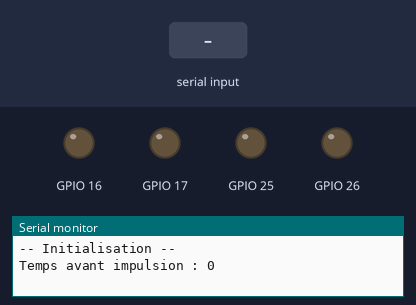
This sketch was run on a simulated ESP32. Shown: output pins drawn as LEDs (lit = HIGH), the last lines printed to the serial monitor. Inputs (shaded band) come from the test bench.

Above: at 1.2 s.
1.3 s: "O" received over Serial
At 2.5 s:
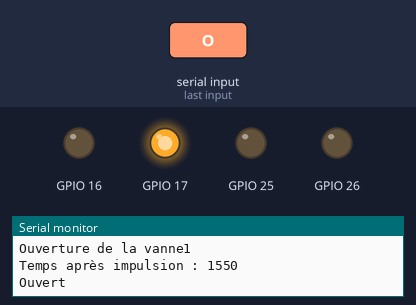
2.8 s: "F" received over Serial
At 3.6 s:
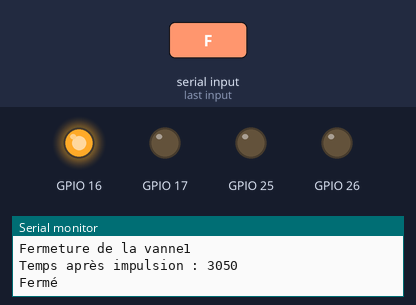
4.3 s: "K" received over Serial
At 4.8 s:
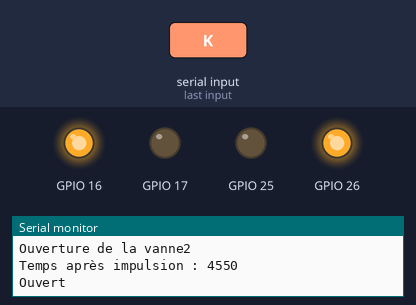
5.8 s: "Z" received over Serial
At 7.0 s:
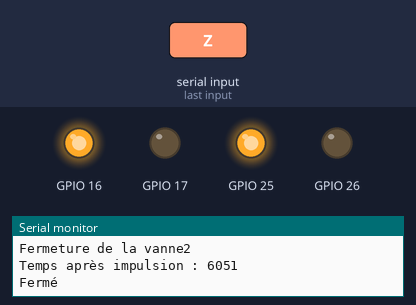
7.3 s: "O" received over Serial
At 8.3 s:
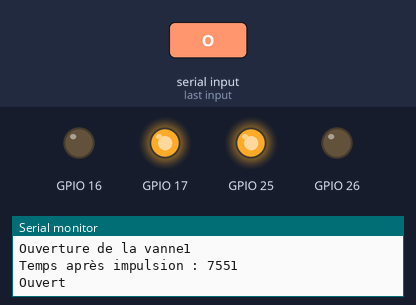
8.8 s: "K" received over Serial
At 9.4 s:
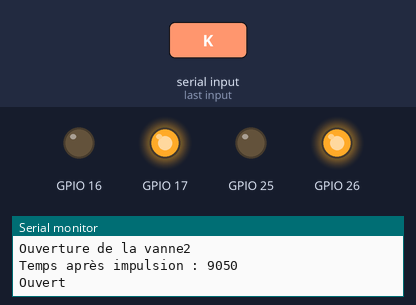
Timing chart, 0 to 11.3 s (numbered marks = the images above; inputs shaded):
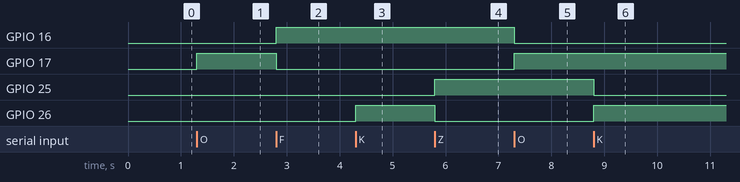

Measured:
- after the input at 1.3 s, GPIO 17: LOW → HIGH at once
- after the input at 2.8 s, GPIO 16: LOW → HIGH at once; GPIO 17: HIGH → LOW at once
- after the input at 4.3 s, GPIO 26: LOW → HIGH at once
- after the input at 5.8 s, GPIO 25: LOW → HIGH at once; GPIO 26: HIGH → LOW at once
- after the input at 7.3 s, GPIO 16: HIGH → LOW at once; GPIO 17: LOW → HIGH at once
- after the input at 8.8 s, GPIO 25: HIGH → LOW at once; GPIO 26: LOW → HIGH at once

The sketch:

l298nAvecClasseTimerEtTest2Vannes.ino
```cpp
#include <driver/gpio.h>
#include "timer.h"
#include "vanne.h"

Timer timerAttente;
Vanne vanne1(GPIO_NUM_4, GPIO_NUM_17, GPIO_NUM_16);
Vanne vanne2(GPIO_NUM_27, GPIO_NUM_26, GPIO_NUM_25);


Vanne::ETAT_VANNE etatVanne1;
Vanne::ETAT_VANNE etatVanne2;


bool etat;

char choix;

void setup() {
    Serial.begin(9600);


    Serial.println("-- Initialisation --");

    timerAttente.Lancer(1000);

    etat = false;
}


void loop() {

    vanne1.Controler('R');
    vanne2.Controler('P');
/*
    if(timerAttente.Scruter())
    {

      if(etat==true)
      {
        vanne1.Controler('O');
        etat=false;
       // Serial.println("Ouvert");
      }
      else
      {
        vanne1.Controler('F');
        etat=true;
        //Serial.println("Fermé");
      }
    }
    */

    if(Serial.available()>0)
    {
      choix=Serial.read();
      switch(choix)
      {
        case 'O':
        vanne1.Controler('O');
        Serial.println("Ouverture de la vanne1");
        break;

        case 'F':
        vanne1.Controler('F');
        Serial.println("Fermeture de la vanne1");
        break;

        case 'K':
        vanne2.Controler('O');
        Serial.println("Ouverture de la vanne2");
        break;

        case 'Z':
        vanne2.Controler('F');
        Serial.println("Fermeture de la vanne2");
        break;
      }
    }


}
```

timer.cpp
```cpp
/**
  * @author Michaud théo
  * @date   Vendredi 29 mars 2019
  * @file   timer.cpp
  */


#include "timer.h"

/**
 * @brief Timer::Timer
 * @param _unCoup permet de définir le mode du timer par défaut mode infini, si true alors une seule fois
 * @details Constructeur de la classe. Le timer est inactif, il faut appelé Lancer ensuite.
 */
Timer::Timer(bool _unCoup):
unCoup(_unCoup),
actif(false)
{

}

/**
 * @brief Timer::Lancer
 * @param _milliSecondes Durée de la tempo
 * @details Lance le timer avec le temps en millisecondes
 */
void Timer::Lancer(unsigned long _milliSecondes)
{
    millisecondes = _milliSecondes;
    valeurPrecedente = millis();
    actif = true;
    Serial.print("Temps avant impulsion : ");
    Serial.println(valeurPrecedente);
}

/**
 * @brief Timer::Lancer
 * @param _heures
 * @param _minutes
 * @param _secondes
 * @details Lance le timer avec le temps exprimé en heures, minutes, secondes
 */
void Timer::Lancer(int _heures, int _minutes, int _secondes)
{
    millisecondes = (60 * ( 60 * _heures + _minutes) + _secondes) * 1000 ;
    valeurPrecedente = millis();
    actif = true;
}

/**
 * @brief Timer::Scruter
 * @return vrai si le temps est écoulé, faux sinon
 * @details Si le timer est configuré pour une seule fois, l'attribut actif repasse à faux
 */
bool Timer::Scruter()
{
    bool retour = false;
    if(actif && (millis() - valeurPrecedente >= millisecondes))
    {
        valeurPrecedente = millis();
        retour = true;
        if(unCoup)
          actif = false;
      Serial.print("Temps après impulsion : ");
      Serial.println(valeurPrecedente);
    }
    return retour;
}
```

timer.h
```cpp
/**
  * @author Michaud Théo
  * @date   Vendredi 29 mars 2019
  * @file   timer.h
  */

#ifndef TIMER_H
#define TIMER_H

#include <Arduino.h>

class Timer
{
public:
    Timer(bool _unCoup=false);
    void Lancer(unsigned long _milliSecondes);
    void Lancer(int _heures, int _minutes, int _secondes);
    bool Scruter();

private:
       unsigned long millisecondes;     /// Durée de l'attente
       unsigned long valeurPrecedente;  /// valeur du temps précédent
       bool unCoup;     /// Mode du timer vrai une seule fois, faux mode infini
       bool actif;      /// Etat du timer vrai pour actif
};

#endif // TIMER_H
```

vanne.cpp
```cpp
#include "vanne.h"

bool mutex;

Vanne::Vanne(gpio_num_t _brocheImpulsion, gpio_num_t _SensA, gpio_num_t _SensB)
//SensA(gpio_num_t _SensA),
//SensB(gpio_num_t _SensB)
{
  brocheImpulsion = _brocheImpulsion;
  sensA = _SensA;
  sensB = _SensB;
  gpio_set_direction(brocheImpulsion, GPIO_MODE_OUTPUT);
  gpio_set_pull_mode(brocheImpulsion, GPIO_PULLUP_ONLY);
  gpio_set_direction(sensA, GPIO_MODE_OUTPUT);
  gpio_set_direction(sensB, GPIO_MODE_OUTPUT);
  etat = REPOS;
}

Vanne::~Vanne(){

}

void Vanne::Ouvrir()
{
  if(!mutex)
  {
    mutex = true;
    gpio_set_level(sensA, 1);
  gpio_set_level(sensB, 0);

  gpio_set_level(brocheImpulsion, 1);

  timerImpulsion.Lancer(250);
  etat = EN_OUVERTURE;
  }
  else
  {
    Serial.println("Impossible");
  }

}


void Vanne::Fermer()
{
  if(!mutex)
  {
    mutex = true;
  gpio_set_level(sensA, 0);
  gpio_set_level(sensB, 1);

  gpio_set_level(brocheImpulsion, 1);

  timerImpulsion.Lancer(250);
  etat = EN_FERMETURE;
  }
}


int Vanne::Controler(char commande)
{
  switch(etat)
  {
    case EN_OUVERTURE:
    if(timerImpulsion.Scruter())
    {
      gpio_set_level(brocheImpulsion, 0);
      etat = REPOS;
      mutex= false;
       Serial.println("Ouvert");
    }
    break;
    case EN_FERMETURE:
    if(timerImpulsion.Scruter())
    {
      gpio_set_level(brocheImpulsion, 0);
      etat = REPOS;
      mutex=false;
       Serial.println("Fermé");
    }
    break;
    case REPOS:
    if(commande=='O')
    {
      Ouvrir();
    }
    if(commande=='F')
    {
      Fermer();
    }
    break;
  }

  return etat;
}
```

vanne.h
```cpp
#ifndef VANNE_H
#define VANNE_H

//#include <soc.h>
#include <driver/gpio.h>
#include "timer.h"


class Vanne {
  public:

    enum ETAT_VANNE
    {
      REPOS,
      EN_OUVERTURE,
      EN_FERMETURE
    };

    Vanne(gpio_num_t _brocheImpulsion, gpio_num_t _SensA, gpio_num_t _SensB);
    //SensA(gpio_num_t _SensA);
    //SensB(gpio_num_t _SensB);
    virtual ~Vanne();

    void Ouvrir();
    void Fermer();
    int Controler(char commande);


  private:
    gpio_num_t brocheImpulsion;
    Timer timerImpulsion;
    //const gpio_num_t sensA;
   // const gpio_num_t sensB;
    gpio_num_t sensA;
    gpio_num_t sensB;
    ETAT_VANNE etat;

};

#endif /* VANNE_H */
```
